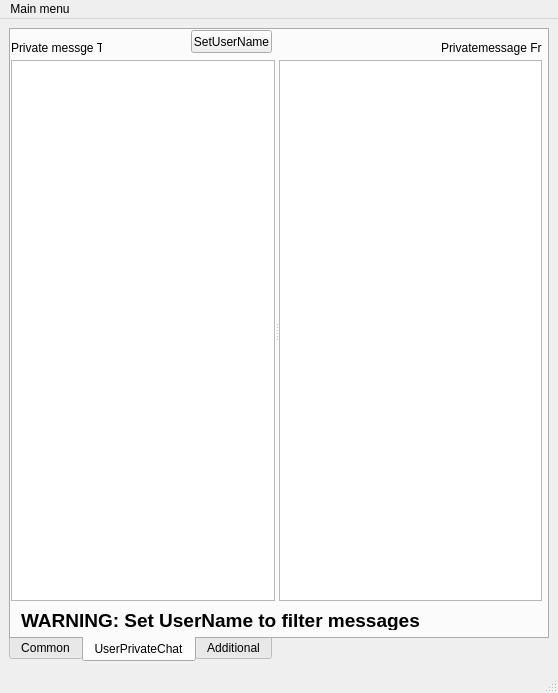
<?xml version="1.0" encoding="UTF-8"?>
<ui version="4.0">
 <class>MainWindow</class>
 <widget class="QMainWindow" name="MainWindow">
  <property name="geometry">
   <rect>
    <x>0</x>
    <y>0</y>
    <width>558</width>
    <height>693</height>
   </rect>
  </property>
  <property name="maximumSize">
   <size>
    <width>1600</width>
    <height>5700</height>
   </size>
  </property>
  <property name="windowTitle">
   <string>MainWindow</string>
  </property>
  <widget class="QWidget" name="centralwidget">
   <layout class="QVBoxLayout" name="verticalLayout_2">
    <item>
     <layout class="QVBoxLayout" name="verticalLayout" stretch="0">
      <property name="sizeConstraint">
       <enum>QLayout::SetDefaultConstraint</enum>
      </property>
      <item>
       <widget class="QTabWidget" name="tabWidget">
        <property name="sizePolicy">
         <sizepolicy hsizetype="Expanding" vsizetype="Expanding">
          <horstretch>1</horstretch>
          <verstretch>1</verstretch>
         </sizepolicy>
        </property>
        <property name="layoutDirection">
         <enum>Qt::LeftToRight</enum>
        </property>
        <property name="autoFillBackground">
         <bool>true</bool>
        </property>
        <property name="tabPosition">
         <enum>QTabWidget::South</enum>
        </property>
        <property name="currentIndex">
         <number>1</number>
        </property>
        <widget class="QWidget" name="tab">
         <property name="maximumSize">
          <size>
           <width>532</width>
           <height>605</height>
          </size>
         </property>
         <attribute name="title">
          <string>Common</string>
         </attribute>
         <widget class="QWidget" name="layoutWidget">
          <property name="geometry">
           <rect>
            <x>0</x>
            <y>580</y>
            <width>374</width>
            <height>25</height>
           </rect>
          </property>
          <layout class="QHBoxLayout" name="horizontalLayout" stretch="1,1,1,1">
           <item>
            <widget class="QLabel" name="label">
             <property name="text">
              <string>Your message:</string>
             </property>
            </widget>
           </item>
           <item>
            <widget class="QLineEdit" name="messageLineEdit"/>
           </item>
           <item>
            <widget class="QPushButton" name="sendMessageButton">
             <property name="text">
              <string>Send to all</string>
             </property>
            </widget>
           </item>
           <item>
            <widget class="QPushButton" name="privateMessageSendButton">
             <property name="text">
              <string>Send private</string>
             </property>
            </widget>
           </item>
          </layout>
         </widget>
         <widget class="QLabel" name="label_7">
          <property name="geometry">
           <rect>
            <x>10</x>
            <y>10</y>
            <width>91</width>
            <height>16</height>
           </rect>
          </property>
          <property name="text">
           <string>Common chat</string>
          </property>
         </widget>
         <widget class="QLabel" name="label_8">
          <property name="geometry">
           <rect>
            <x>280</x>
            <y>10</y>
            <width>91</width>
            <height>16</height>
           </rect>
          </property>
          <property name="text">
           <string>Private chat</string>
          </property>
         </widget>
         <widget class="QSplitter" name="splitter">
          <property name="geometry">
           <rect>
            <x>0</x>
            <y>30</y>
            <width>531</width>
            <height>541</height>
           </rect>
          </property>
          <property name="orientation">
           <enum>Qt::Horizontal</enum>
          </property>
          <widget class="QTextBrowser" name="commonChatBrowser"/>
          <widget class="QTextBrowser" name="privateChatBrowser"/>
         </widget>
        </widget>
        <widget class="QWidget" name="tab_2">
         <property name="maximumSize">
          <size>
           <width>532</width>
           <height>605</height>
          </size>
         </property>
         <attribute name="title">
          <string>UserPrivateChat</string>
         </attribute>
         <widget class="QLabel" name="label_17">
          <property name="geometry">
           <rect>
            <x>0</x>
            <y>10</y>
            <width>91</width>
            <height>16</height>
           </rect>
          </property>
          <property name="text">
           <string>Private messge To</string>
          </property>
         </widget>
         <widget class="QLabel" name="label_18">
          <property name="geometry">
           <rect>
            <x>430</x>
            <y>10</y>
            <width>101</width>
            <height>16</height>
           </rect>
          </property>
          <property name="text">
           <string>Privatemessage From</string>
          </property>
         </widget>
         <widget class="QLabel" name="label_21">
          <property name="geometry">
           <rect>
            <x>260</x>
            <y>0</y>
            <width>121</width>
            <height>21</height>
           </rect>
          </property>
          <property name="font">
           <font>
            <pointsize>12</pointsize>
           </font>
          </property>
          <property name="text">
           <string/>
          </property>
         </widget>
         <widget class="QSplitter" name="splitter_3">
          <property name="geometry">
           <rect>
            <x>0</x>
            <y>30</y>
            <width>531</width>
            <height>541</height>
           </rect>
          </property>
          <property name="orientation">
           <enum>Qt::Horizontal</enum>
          </property>
          <widget class="QTextBrowser" name="commonChatBrowser_2"/>
          <widget class="QTextBrowser" name="privateChatBrowser_2"/>
         </widget>
         <widget class="QPushButton" name="pushButton_2">
          <property name="geometry">
           <rect>
            <x>180</x>
            <y>0</y>
            <width>81</width>
            <height>23</height>
           </rect>
          </property>
          <property name="text">
           <string>SetUserName</string>
          </property>
         </widget>
         <widget class="QLabel" name="label_3">
          <property name="geometry">
           <rect>
            <x>10</x>
            <y>580</y>
            <width>521</width>
            <height>20</height>
           </rect>
          </property>
          <property name="font">
           <font>
            <pointsize>14</pointsize>
            <weight>75</weight>
            <bold>true</bold>
           </font>
          </property>
          <property name="text">
           <string>WARNING: Set UserName to filter messages</string>
          </property>
         </widget>
        </widget>
        <widget class="QWidget" name="tab_3">
         <property name="maximumSize">
          <size>
           <width>532</width>
           <height>605</height>
          </size>
         </property>
         <attribute name="title">
          <string>Additional</string>
         </attribute>
         <widget class="QWidget" name="horizontalLayoutWidget_2">
          <property name="geometry">
           <rect>
            <x>10</x>
            <y>520</y>
            <width>511</width>
            <height>25</height>
           </rect>
          </property>
          <layout class="QHBoxLayout" name="horizontalLayout_9">
           <item>
            <widget class="QLabel" name="label_20">
             <property name="text">
              <string>Chat User to BANN</string>
             </property>
            </widget>
           </item>
           <item>
            <widget class="QLabel" name="label_19">
             <property name="text">
              <string>Press This BUTTON ---&gt;&gt;</string>
             </property>
            </widget>
           </item>
           <item>
            <widget class="QPushButton" name="pushButton">
             <property name="text">
              <string>BANN</string>
             </property>
            </widget>
           </item>
          </layout>
         </widget>
         <widget class="Line" name="line">
          <property name="geometry">
           <rect>
            <x>10</x>
            <y>40</y>
            <width>511</width>
            <height>16</height>
           </rect>
          </property>
          <property name="orientation">
           <enum>Qt::Horizontal</enum>
          </property>
         </widget>
         <widget class="QTextBrowser" name="privateChatBrowser_3">
          <property name="geometry">
           <rect>
            <x>10</x>
            <y>100</y>
            <width>511</width>
            <height>391</height>
           </rect>
          </property>
         </widget>
         <widget class="Line" name="line_2">
          <property name="geometry">
           <rect>
            <x>10</x>
            <y>80</y>
            <width>511</width>
            <height>16</height>
           </rect>
          </property>
          <property name="orientation">
           <enum>Qt::Horizontal</enum>
          </property>
         </widget>
         <widget class="QLabel" name="label_2">
          <property name="geometry">
           <rect>
            <x>10</x>
            <y>50</y>
            <width>511</width>
            <height>31</height>
           </rect>
          </property>
          <property name="font">
           <font>
            <pointsize>12</pointsize>
           </font>
          </property>
          <property name="focusPolicy">
           <enum>Qt::WheelFocus</enum>
          </property>
          <property name="text">
           <string>Here You can watch ALL Private messages from anyone to anyone</string>
          </property>
         </widget>
         <widget class="Line" name="line_3">
          <property name="geometry">
           <rect>
            <x>10</x>
            <y>500</y>
            <width>511</width>
            <height>16</height>
           </rect>
          </property>
          <property name="orientation">
           <enum>Qt::Horizontal</enum>
          </property>
         </widget>
        </widget>
       </widget>
      </item>
     </layout>
    </item>
   </layout>
  </widget>
  <widget class="QMenuBar" name="menubar">
   <property name="geometry">
    <rect>
     <x>0</x>
     <y>0</y>
     <width>558</width>
     <height>21</height>
    </rect>
   </property>
   <widget class="QMenu" name="menuMain_menu">
    <property name="title">
     <string>Main menu</string>
    </property>
    <addaction name="actionOpen_another_cliend"/>
    <addaction name="separator"/>
    <addaction name="actionCloseClient"/>
   </widget>
   <addaction name="menuMain_menu"/>
  </widget>
  <widget class="QStatusBar" name="statusbar"/>
  <action name="actionOpen_another_cliend">
   <property name="text">
    <string>Open another client</string>
   </property>
  </action>
  <action name="actionCloseClient">
   <property name="text">
    <string>Close this client</string>
   </property>
  </action>
 </widget>
 <resources/>
 <connections/>
</ui>
